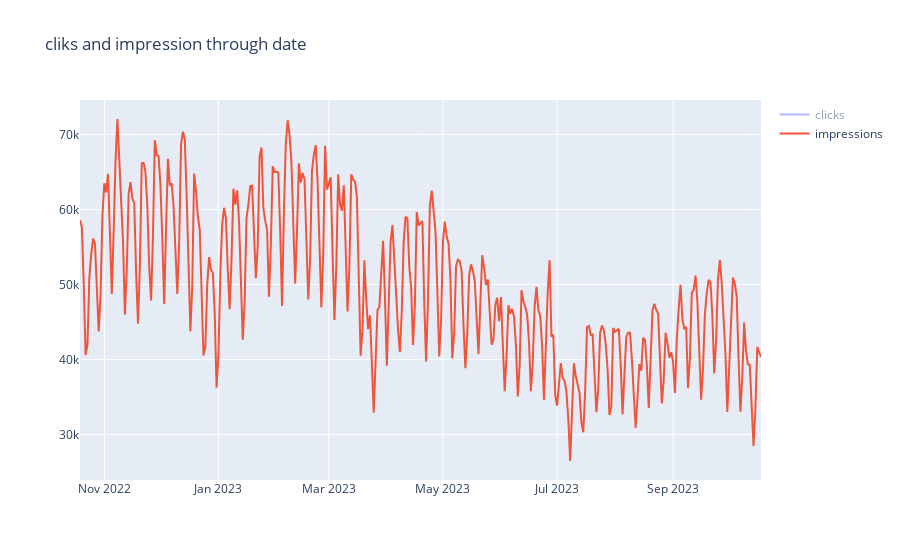

The code cell stored with this chart in its notebook:
### Code cell
fig = go.Figure()
fig.add_trace(go.Scatter(x=df.index, y=df['Clicks'],mode='lines',name='clicks'))
fig.add_trace(go.Scatter(x=df.index, y=df['Impressions'],mode='lines', name='impressions'))
fig.update_layout(title='cliks and impression through date')
fig.show()

### Figure 1 — Plotly figure (JSON) as saved in the notebook; plotly's stock layout.template omitted (floating-point values rounded to 4 significant figures; data arrays with more than 128 entries replaced by an {"elided": "..."} marker saying what was removed)
{"data": [{"mode": "lines", "name": "clicks", "type": "scatter", "visible": "legendonly", "x": {"elided": "365 str values"}, "y": {"elided": "365 int values"}}, {"mode": "lines", "name": "impressions", "type": "scatter", "x": {"elided": "365 str values"}, "y": {"elided": "365 int values"}}], "layout": {"autosize": true, "title": {"text": "cliks and impression through date"}, "xaxis": {"autorange": true, "range": ["2022-10-19", "2023-10-18"], "type": "date"}, "yaxis": {"autorange": true, "range": [23960.0, 74580.0], "type": "linear"}}}
